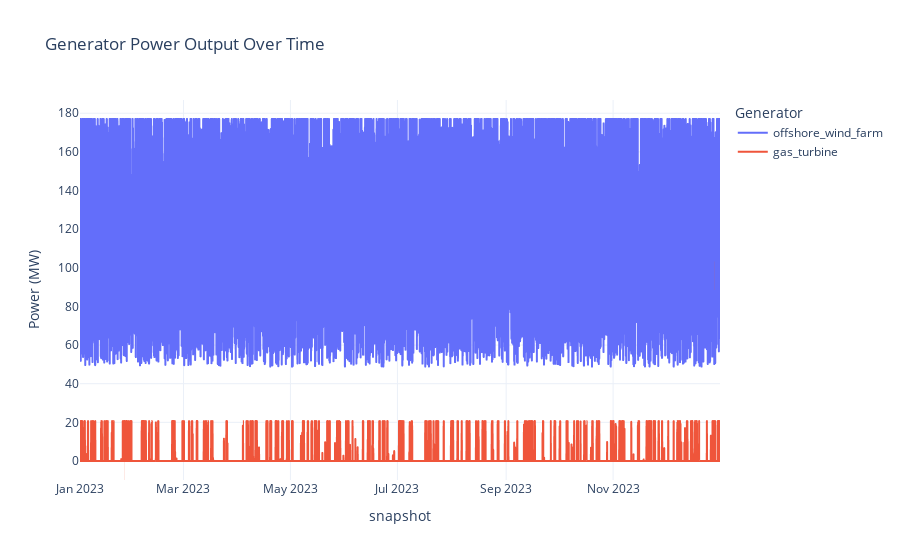

The cell this chart's notebook holds for it:
### Code cell
import plotly.express as px
# Get the wind power at each timestep in the problem
generator_power = n.generators_t.p
data_centre_power = n.loads_t.p["data_centre_load"]
#battery_power = n.links_t.p["bess_charger"] - n.links_t.p["bess_discharger"]
fig = px.line(
    data_frame=generator_power,
    x=generator_power.index,
    y=generator_power.columns,
    title="Generator Power Output Over Time",
    labels={"value": "Power (MW)", "variable": "Generator"},
    template="plotly_white"
)
fig.show()

### Figure 1 — Plotly figure (JSON) as saved in the notebook; plotly's stock layout.template omitted (floating-point values rounded to 4 significant figures; data arrays with more than 128 entries replaced by an {"elided": "..."} marker saying what was removed)
{"data": [{"hovertemplate": "Generator=offshore_wind_farm<br>snapshot=%{x}<br>Power (MW)=%{y}<extra></extra>", "legendgroup": "offshore_wind_farm", "line": {"color": "#636efa", "dash": "solid"}, "marker": {"symbol": "circle"}, "mode": "lines", "name": "offshore_wind_farm", "showlegend": true, "type": "scattergl", "x": {"elided": "8760 str values"}, "xaxis": "x", "y": {"elided": "8760 float values"}, "yaxis": "y"}, {"hovertemplate": "Generator=gas_turbine<br>snapshot=%{x}<br>Power (MW)=%{y}<extra></extra>", "legendgroup": "gas_turbine", "line": {"color": "#EF553B", "dash": "solid"}, "marker": {"symbol": "circle"}, "mode": "lines", "name": "gas_turbine", "showlegend": true, "type": "scattergl", "x": {"elided": "8760 str values"}, "xaxis": "x", "y": {"elided": "8760 float values"}, "yaxis": "y"}], "layout": {"legend": {"title": {"text": "Generator"}, "tracegroupgap": 0}, "title": {"text": "Generator Power Output Over Time"}, "xaxis": {"anchor": "y", "domain": [0, 1], "title": {"text": "snapshot"}}, "yaxis": {"anchor": "x", "domain": [0, 1], "title": {"text": "Power (MW)"}}}}
